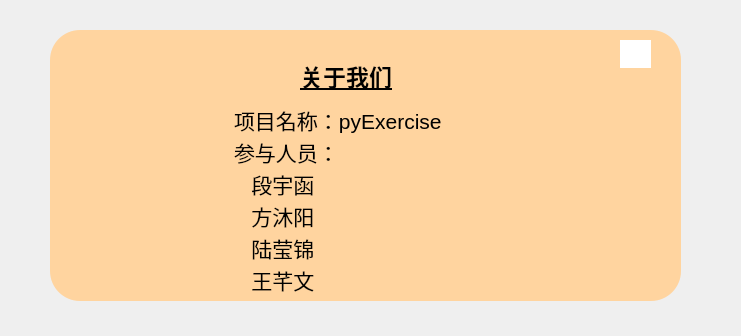
<?xml version="1.0" encoding="UTF-8"?>
<ui version="4.0">
 <class>Form</class>
 <widget class="QWidget" name="Form">
  <property name="geometry">
   <rect>
    <x>0</x>
    <y>0</y>
    <width>741</width>
    <height>336</height>
   </rect>
  </property>
  <property name="windowTitle">
   <string>Form</string>
  </property>
  <widget class="QWidget" name="widget" native="true">
   <property name="geometry">
    <rect>
     <x>50</x>
     <y>30</y>
     <width>631</width>
     <height>271</height>
    </rect>
   </property>
   <property name="styleSheet">
    <string notr="true">background-color:rgb(255, 212, 159);
border-radius:30px
</string>
   </property>
   <widget class="QLabel" name="label">
    <property name="geometry">
     <rect>
      <x>250</x>
      <y>-10</y>
      <width>291</width>
      <height>111</height>
     </rect>
    </property>
    <property name="font">
     <font>
      <pointsize>17</pointsize>
      <weight>75</weight>
      <italic>false</italic>
      <bold>true</bold>
      <underline>true</underline>
     </font>
    </property>
    <property name="text">
     <string>关于我们</string>
    </property>
   </widget>
   <widget class="QTextBrowser" name="textBrowser">
    <property name="geometry">
     <rect>
      <x>180</x>
      <y>70</y>
      <width>421</width>
      <height>311</height>
     </rect>
    </property>
    <property name="font">
     <font>
      <pointsize>9</pointsize>
     </font>
    </property>
    <property name="html">
     <string>&lt;!DOCTYPE HTML PUBLIC &quot;-//W3C//DTD HTML 4.0//EN&quot; &quot;http://www.w3.org/TR/REC-html40/strict.dtd&quot;&gt;
&lt;html&gt;&lt;head&gt;&lt;meta name=&quot;qrichtext&quot; content=&quot;1&quot; /&gt;&lt;style type=&quot;text/css&quot;&gt;
p, li { white-space: pre-wrap; }
&lt;/style&gt;&lt;/head&gt;&lt;body style=&quot; font-family:'SimSun'; font-size:9pt; font-weight:400; font-style:normal;&quot;&gt;
&lt;p style=&quot; margin-top:0px; margin-bottom:0px; margin-left:0px; margin-right:0px; -qt-block-indent:0; text-indent:0px;&quot;&gt;&lt;span style=&quot; font-size:16pt;&quot;&gt;项目名称：pyExercise&lt;/span&gt;&lt;/p&gt;
&lt;p style=&quot; margin-top:0px; margin-bottom:0px; margin-left:0px; margin-right:0px; -qt-block-indent:0; text-indent:0px;&quot;&gt;&lt;span style=&quot; font-size:16pt;&quot;&gt;参与人员：&lt;/span&gt;&lt;/p&gt;
&lt;p style=&quot; margin-top:0px; margin-bottom:0px; margin-left:0px; margin-right:0px; -qt-block-indent:0; text-indent:0px;&quot;&gt;&lt;span style=&quot; font-size:16pt;&quot;&gt;   段宇函&lt;/span&gt;&lt;/p&gt;
&lt;p style=&quot; margin-top:0px; margin-bottom:0px; margin-left:0px; margin-right:0px; -qt-block-indent:0; text-indent:0px;&quot;&gt;&lt;span style=&quot; font-size:16pt;&quot;&gt;   方沐阳&lt;/span&gt;&lt;/p&gt;
&lt;p style=&quot; margin-top:0px; margin-bottom:0px; margin-left:0px; margin-right:0px; -qt-block-indent:0; text-indent:0px;&quot;&gt;&lt;span style=&quot; font-size:16pt;&quot;&gt;   陆莹锦&lt;/span&gt;&lt;/p&gt;
&lt;p style=&quot; margin-top:0px; margin-bottom:0px; margin-left:0px; margin-right:0px; -qt-block-indent:0; text-indent:0px;&quot;&gt;&lt;span style=&quot; font-size:16pt;&quot;&gt;   王芊文&lt;/span&gt;&lt;/p&gt;&lt;/body&gt;&lt;/html&gt;</string>
    </property>
   </widget>
   <widget class="QPushButton" name="pushButton_4">
    <property name="geometry">
     <rect>
      <x>570</x>
      <y>10</y>
      <width>31</width>
      <height>28</height>
     </rect>
    </property>
    <property name="styleSheet">
     <string notr="true"> background-color:rgb(255, 255, 255)</string>
    </property>
    <property name="text">
     <string/>
    </property>
    <property name="icon">
     <iconset resource="resources.qrc">
      <normaloff>:/icons/icon/close.png</normaloff>:/icons/icon/close.png</iconset>
    </property>
   </widget>
  </widget>
 </widget>
 <resources>
  <include location="resources.qrc"/>
 </resources>
 <connections>
  <connection>
   <sender>pushButton_4</sender>
   <signal>clicked()</signal>
   <receiver>Form</receiver>
   <slot>close()</slot>
   <hints>
    <hint type="sourcelabel">
     <x>642</x>
     <y>54</y>
    </hint>
    <hint type="destinationlabel">
     <x>786</x>
     <y>74</y>
    </hint>
   </hints>
  </connection>
 </connections>
</ui>
